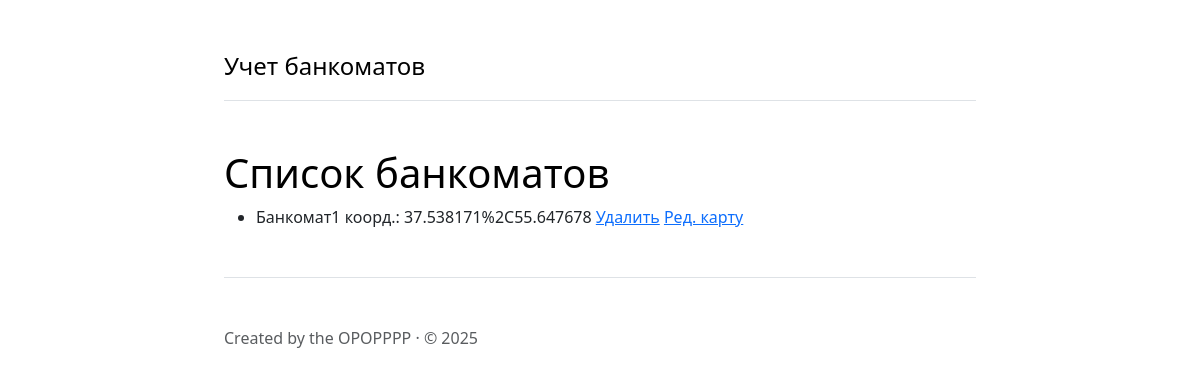
/listatm, run on an earlier commit of the app's database.
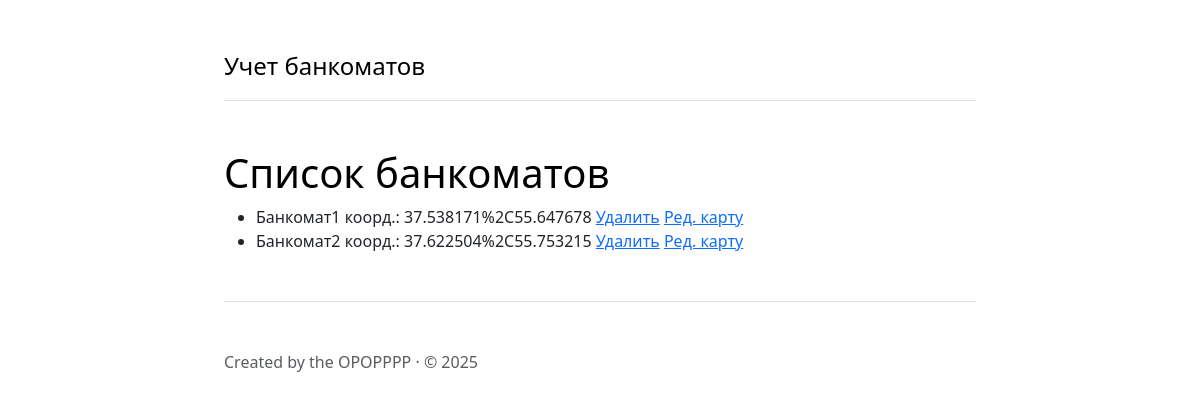
And on a later commit of the database.
### tables this page shows
CREATE TABLE "atm" (
	"id"	INTEGER NOT NULL,
	"device_id"	TEXT,
	"ll"	TEXT,
	"status"	INTEGER,
	PRIMARY KEY("id" AUTOINCREMENT)
);

### main.py (the view)
@app.route("/listatm", endpoint="listatm", methods=["GET", "POST"])
@connect_db
def listatm(cursor, connection):
    args = dict()
    args["title"] = "Список банкоматов"
    query = (
        f"SELECT * FROM atm;"
    )
    cursor.execute(query)
    atms = cursor.fetchall()
    args["atms"] = atms
    if request.method == "GET":
        return render_template("listatm.html", args=args)
    elif request.method == "POST":
        return render_template("listatm.html", args=args)

### main.py (called while the page is built)
def connect_db(func):
    @wraps(func)
    def wrapper(*args, **kwargs):
        result = None
        try:
            db_path = os.path.join(current_app.root_path, 'db', 'main.db')
            connection = sqlite3.connect(db_path)
            connection.row_factory = sqlite3.Row
            print("Успешно подключились к SQLite БД.")
            try:
                cursor = connection.cursor()
                result = func(cursor, connection, *args, **kwargs)
            finally:
                connection.close()
                print("Соединение с SQLite БД закрыто.")
        except Exception as ex:
            print("Не удалось подключиться к SQLite БД.")
            print(ex)
        return result
    return wrapper

### templates/listatm.html
{% extends "base.html" %} {% block content %}
    <h1 class="text-body-emphasis">Список банкоматов</h1>
    <ul>
        {% for item in args['atms'] %}
        <li>{{item["device_id"]}} коорд.: {{item["ll"]}} <a href='/deleteatm?id={{ item["id"] }}'>Удалить</a> <a href='/editatm?id={{ item["id"] }}'>Ред. карту</a></li>
        {% endfor %}
    </ul>
{% endblock %}

### templates/base.html (shortened to what this page needs)
<!doctype html>
<html lang="en" data-bs-theme="auto">
  <head>
    <link rel="stylesheet" href="https://cdn.jsdelivr.net/npm/@docsearch/css@3">
<link href="https://cdn.jsdelivr.net/npm/bootstrap@5.3.3/dist/css/bootstrap.min.css" rel="stylesheet">
  </head>
  <body>
<div class="col-lg-8 mx-auto p-4 py-md-5">
  <header class="d-flex align-items-center pb-3 mb-5 border-bottom">
    <a href="/" class="d-flex align-items-center text-body-emphasis text-decoration-none">
      <span class="fs-4">Учет банкоматов</span>
    </a>
  </header>
  <main>
{% block content %}{% endblock %}
  </main>
  <footer class="pt-5 my-5 text-body-secondary border-top">
    Created by the ОРОРРРР &middot; &copy; 2025
  </footer>
</div>
    </body>
</html>

What changed in the data, as far as the page shows it:
added atm: device_id "Банкомат2", ll "37.622504%2C55.753215"
